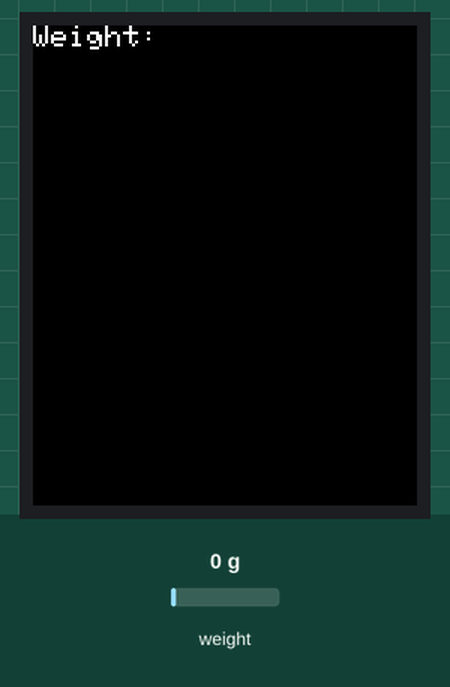
This sketch was run on a simulated ESP32. On the bench: 128×160 colour display. The test bench sets the inputs (shaded band); at power-on: weight on the scale 0 g.

Above: at 6.2 s.
At 7.3 s:
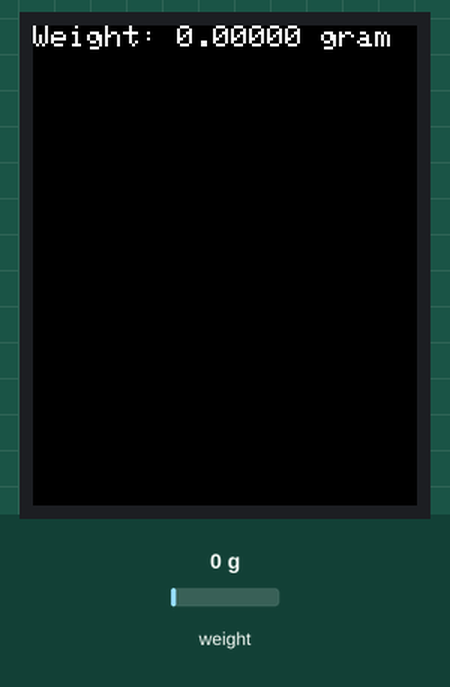
7.4 s: weight on the scale set to 100 g
At 9.7 s:
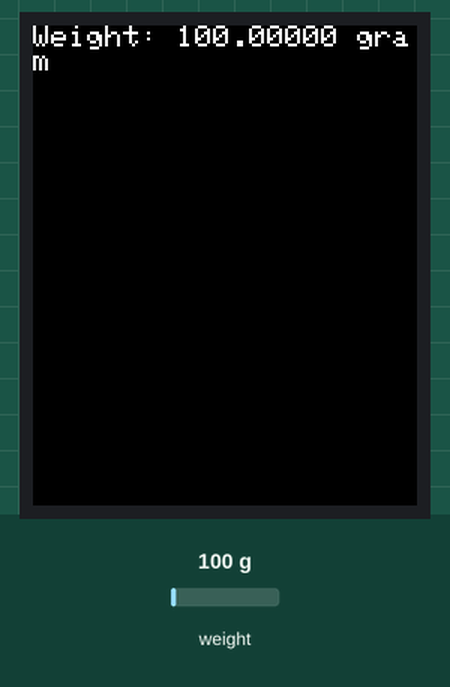
11.7 s: weight on the scale set to 1250 g
At 14.0 s:
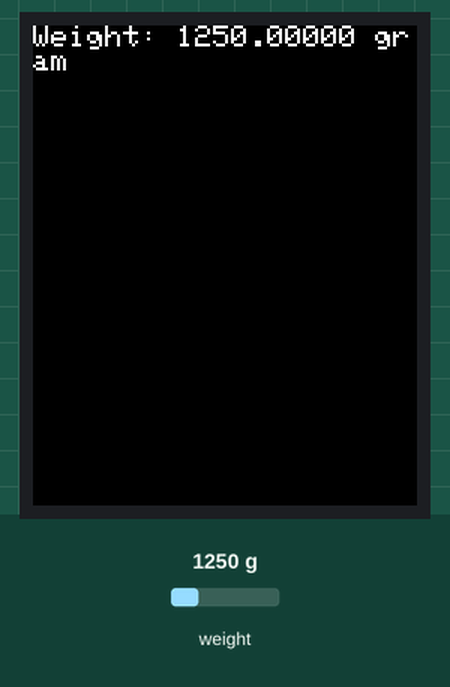
15.7 s: weight on the scale set to 2500 g
At 17.8 s:
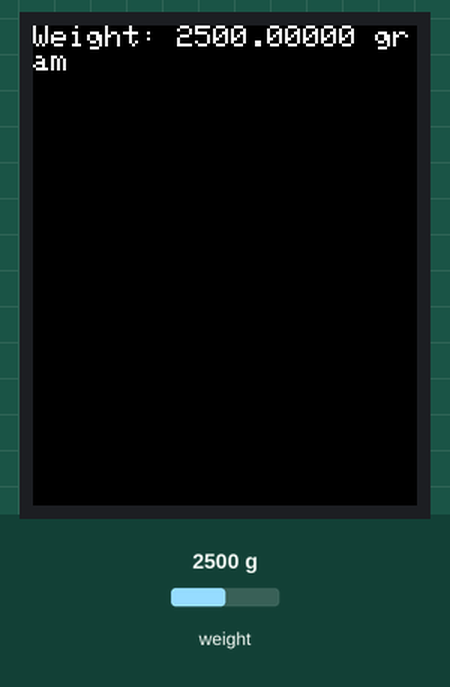
Timing chart, 0 to 19.3 s (numbered marks = the images above; inputs shaded):
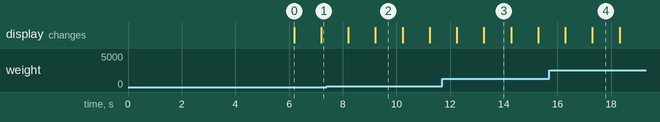

Measured:
- after the input at 7.4 s, the display: first differs from a run without the input after 1.8 s (image 2)
- after the input at 11.7 s, the display: first differs from a run without the input after 1.6 s (image 3)
- after the input at 15.7 s, the display: first differs from a run without the input after 1.6 s (image 4)
- what the display in image 0 shows lasts 1.0 s, from 6.2 s to 7.2 s

The sketch:

project6_1.ino
```cpp
// Include libraries for handling WiFi functions and UDP communications on the ESP32.
#include <cstring>
#include <WiFi.h>
#include <WiFiUDP.h>

// Include libraries for the HX711 load cell amplifier and the Adafruit ST7735 Display
#include <Arduino.h>
#include "HX711.h"

// Include libraries for handling graphics on an Adafruit ST7735 TFT display.
#include <Adafruit_GFX.h>     // Core graphics library
#include <Adafruit_ST7735.h>  // Hardware-specific library for ST7735
#include <SPI.h>              // Arduino SPI library

// Include libraries for handling sensors.
#include <Adafruit_MPU6050.h>
#include <Adafruit_Sensor.h>
#include <Wire.h>

// Pins for the TFT display (CS, RST, DC) are defined for communication setup.
#define TFT_CS 5
#define TFT_RST 27
#define TFT_DC 32

// HX711 circuit wiring
const int LOADCELL_DOUT_PIN = 17;
const int LOADCELL_SCK_PIN = 16;

// Network credentials for ESP32 Access Point
const char *ssid = "ESP32-Access-Point";
const char *password = "123456789";
// Client's address
const char *remoteIP = "192.168.4.2";
// Client's port
const int remotePort = 4211;

const int BUF_LEN = 255;
float weight;
// Instance of the WiFiUDP class for handling UDP communications.
WiFiUDP udp;
// UDP port number on which the ESP32 listens.
unsigned int localUdpPort = 4210;
// Buffer to for receive and send UDP packets.
char send_package[BUF_LEN];
// Type of data that the computer wants
int type_package = 1;

// set up sensor and tft screen
HX711 scale;
Adafruit_ST7735 tft = Adafruit_ST7735(TFT_CS, TFT_DC, TFT_RST);

void setup() {
  Serial.begin(115200);
  tft.initR(INITR_BLACKTAB);       // Initialize screen type
  tft.fillScreen(ST7735_BLACK);    // Fill background
  tft.setTextColor(ST7735_WHITE);  // Set text color
  tft.setTextSize(1);              // Set text size
  tft.setCursor(0, 0);             // Set cursor position

  // Set up the ESP32 as an Access Point
  WiFi.softAP(ssid, password);
  // Start UDP
  udp.begin(localUdpPort);
  // Displays the IP address and port number on the TFT for 5 seconds.
  tft.println("IP Address: ");
  tft.println(WiFi.softAPIP());

  tft.println("PORT: ");
  tft.println(localUdpPort);
  delay(5000);

  scale.begin(LOADCELL_DOUT_PIN, LOADCELL_SCK_PIN);
  scale.set_scale(1174.468);  // this value is obtained by calibrating the scale with known weights; see the README for details
  scale.tare();               // reset the scale to 0
  xTaskCreatePinnedToCore(sendTask, "sendTask", 4096, NULL, 2, NULL, 1);
}


void sendTask(void *pvParameters) {
  // Send data back to the remote client based on the received type
  while (1) {
    udp.beginPacket(remoteIP, remotePort);
    sprintf(send_package, "Weight: %f\n", weight);
    udp.write((uint8_t *)send_package, strlen(send_package));
    udp.endPacket();
    delay(1000);
  }
}

void loop() {
  // Clears the TFT display
  tft.fillScreen(ST7735_BLACK);
  // resets the cursor position.
  tft.setCursor(0, 0);

  tft.print("Weight: ");
  weight = scale.get_units(10);
  tft.print(weight, 5);
  tft.println(" gram");

  delay(1000);
}
```
